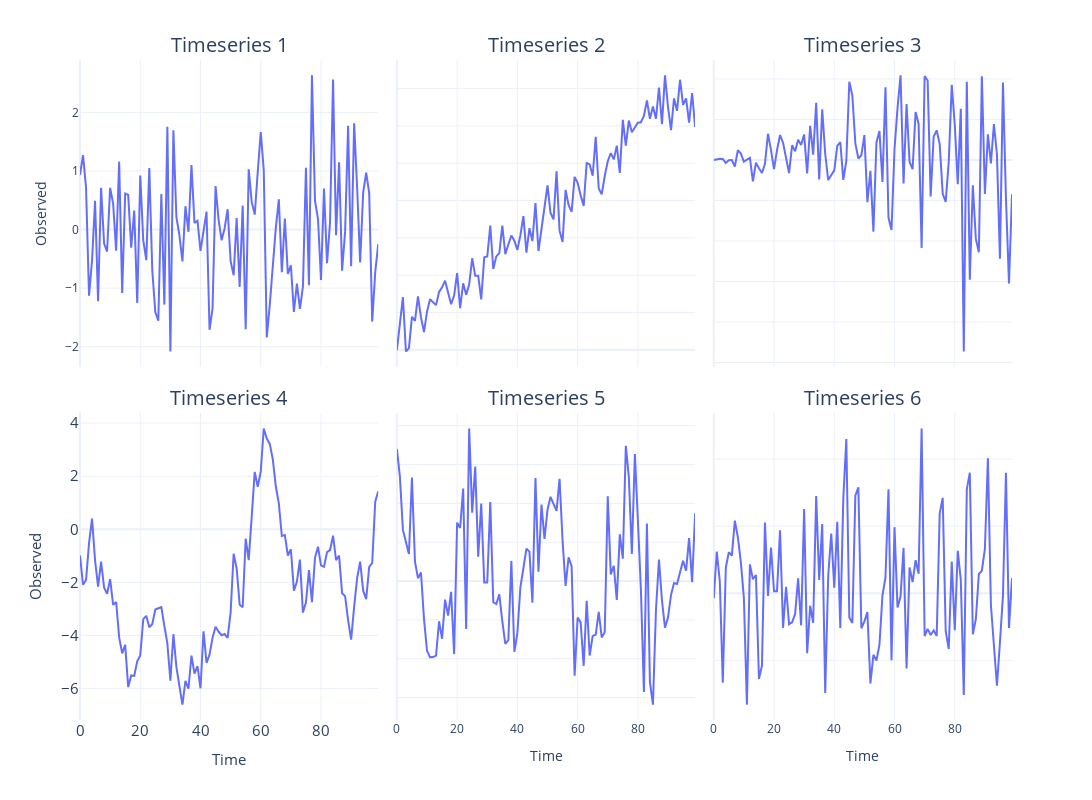

Notebook code cell kept with this figure:
### Code cell
fig = px.line(pd.melt(plot_df, id_vars="Time", value_name="Observed"), x="Time", y="Observed", facet_col="variable", facet_col_wrap=3)
fig.update_yaxes(matches=None)
fig.for_each_annotation(lambda a: a.update(text=a.text.split("=")[-1], font=dict(size=16)))
fig.update_layout(
            autosize=False,
            width=1600,
            height=800,
            yaxis=dict(
                titlefont=dict(size=15),
                tickfont=dict(size=15),
            ),
            xaxis=dict(
                titlefont=dict(size=15),
                tickfont=dict(size=15),
            )
        )
fig.update_annotations(font_size=20)
fig.write_image("imgs/chapter_6/stationary_ts.png")
fig.show()

### Figure 1 — Plotly figure (JSON) as saved in the notebook; plotly's stock layout.template omitted (floating-point values rounded to 4 significant figures)
{"data": [{"hovertemplate": "variable=Timeseries 1<br>Time=%{x}<br>Observed=%{y}<extra></extra>", "legendgroup": "", "line": {"color": "#636efa", "dash": "solid"}, "marker": {"symbol": "circle"}, "mode": "lines", "name": "", "orientation": "v", "showlegend": false, "type": "scatter", "x": [0, 1, 2, 3, 4, 5, 6, 7, 8, 9, 10, 11, 12, 13, 14, 15, 16, 17, 18, 19, 20, 21, 22, 23, 24, 25, 26, 27, 28, 29, 30, 31, 32, 33, 34, 35, 36, 37, 38, 39, 40, 41, 42, 43, 44, 45, 46, 47, 48, 49, 50, 51, 52, 53, 54, 55, 56, 57, 58, 59, 60, 61, 62, 63, 64, 65, 66, 67, 68, 69, 70, 71, 72, 73, 74, 75, 76, 77, 78, 79, 80, 81, 82, 83, 84, 85, 86, 87, 88, 89, 90, 91, 92, 93, 94, 95, 96, 97, 98, 99], "xaxis": "x4", "y": [0.9357, 1.272, 0.7217, -1.129, -0.5245, 0.4894, -1.222, 0.713, -0.2403, -0.3748, 0.711, 0.4443, -0.361, 1.159, -1.081, 0.6159, 0.5931, -0.3095, 0.3261, -1.251, 0.924, -0.1849, -0.5227, 1.049, -0.7043, -1.408, -1.557, 0.606, -1.28, 1.755, -2.082, 1.696, 0.211, -0.09671, -0.5449, 0.3991, -0.03763, 1.103, 0.1142, 0.1503, -0.3636, -0.05695, 0.3078, -1.71, -1.348, 0.7433, 0.1709, -0.184, 0.01843, 0.3476, -0.5398, -0.7783, 0.1958, -0.9784, 0.4083, -1.703, 1.029, 0.4726, 0.256, 0.9827, 1.665, 1.014, -1.841, -1.28, -0.6248, 0.02609, 0.5177, -0.7257, 0.1868, -0.7554, -0.6115, -1.407, -0.9232, -1.352, -0.9759, 1.054, -0.9494, 2.632, 0.4933, 0.1848, -0.8584, 0.7003, -0.5756, 0.122, 2.56, -0.09606, 1.149, -0.7032, -0.03499, 1.771, -0.627, 1.812, 0.7078, -0.5625, 0.6324, 0.9726, 0.6218, -1.57, -0.7271, -0.2475], "yaxis": "y4"}, {"hovertemplate": "variable=Timeseries 2<br>Time=%{x}<br>Observed=%{y}<extra></extra>", "legendgroup": "", "line": {"color": "#636efa", "dash": "solid"}, "marker": {"symbol": "circle"}, "mode": "lines", "name": "", "orientation": "v", "showlegend": false, "type": "scatter", "x": [0, 1, 2, 3, 4, 5, 6, 7, 8, 9, 10, 11, 12, 13, 14, 15, 16, 17, 18, 19, 20, 21, 22, 23, 24, 25, 26, 27, 28, 29, 30, 31, 32, 33, 34, 35, 36, 37, 38, 39, 40, 41, 42, 43, 44, 45, 46, 47, 48, 49, 50, 51, 52, 53, 54, 55, 56, 57, 58, 59, 60, 61, 62, 63, 64, 65, 66, 67, 68, 69, 70, 71, 72, 73, 74, 75, 76, 77, 78, 79, 80, 81, 82, 83, 84, 85, 86, 87, 88, 89, 90, 91, 92, 93, 94, 95, 96, 97, 98, 99], "xaxis": "x5", "y": [-0.01642, 1.333, 2.817, -0.0957, 0.09078, 1.769, 1.552, 2.862, 1.744, 0.9462, 2.041, 2.704, 2.561, 2.393, 3.097, 3.345, 3.703, 3.115, 2.444, 2.903, 4.108, 2.229, 3.56, 2.943, 3.51, 4.905, 3.963, 3.963, 2.702, 4.953, 4.997, 6.66, 4.334, 5.006, 5.181, 6.654, 5.127, 5.646, 6.12, 5.844, 5.356, 6.141, 7.166, 5.211, 6.515, 5.827, 7.868, 5.294, 6.404, 7.485, 8.818, 7.332, 6.988, 9.569, 6.385, 5.779, 8.563, 7.766, 7.392, 9.267, 8.947, 8.284, 7.713, 10.01, 9.934, 9.329, 11.42, 8.649, 8.338, 9.317, 10.11, 10.54, 10.2, 10.94, 9.483, 12.32, 10.94, 12.29, 11.66, 11.92, 12.17, 12.2, 12.54, 13.37, 12.38, 13.04, 12.39, 14.06, 12.09, 14.71, 13.01, 11.77, 13.47, 12.81, 14.48, 13.13, 13.48, 12.18, 13.76, 11.94], "yaxis": "y5"}, {"hovertemplate": "variable=Timeseries 3<br>Time=%{x}<br>Observed=%{y}<extra></extra>", "legendgroup": "", "line": {"color": "#636efa", "dash": "solid"}, "marker": {"symbol": "circle"}, "mode": "lines", "name": "", "orientation": "v", "showlegend": false, "type": "scatter", "x": [0, 1, 2, 3, 4, 5, 6, 7, 8, 9, 10, 11, 12, 13, 14, 15, 16, 17, 18, 19, 20, 21, 22, 23, 24, 25, 26, 27, 28, 29, 30, 31, 32, 33, 34, 35, 36, 37, 38, 39, 40, 41, 42, 43, 44, 45, 46, 47, 48, 49, 50, 51, 52, 53, 54, 55, 56, 57, 58, 59, 60, 61, 62, 63, 64, 65, 66, 67, 68, 69, 70, 71, 72, 73, 74, 75, 76, 77, 78, 79, 80, 81, 82, 83, 84, 85, 86, 87, 88, 89, 90, 91, 92, 93, 94, 95, 96, 97, 98, 99], "xaxis": "x6", "y": [0, 0.7604, 1.572, 1.276, -3.868, -0.2386, -0.02162, -8.109, 12.03, 7.896, -2.21, 0.2957, 2.501, -26.54, -3.46, -10.23, -16.03, -4.779, 32.36, 12.18, -11.42, 12.02, 30.79, 21.27, 1.431, -16.17, 18.15, 10.62, 25.07, 18.42, 31.49, -16.59, 42.16, 6.521, 70.56, -24.12, 62.49, 7.323, -24.75, -18.87, -12.81, 17.39, 21.96, -24.67, -1.072, 96.4, 79.47, 20.51, 1.824, 5.882, 30.68, -52.16, -13.38, -88.43, 21.56, 35.6, -27.06, 89.72, -71.09, -86.4, 13.47, 63.87, 104.4, -28.91, 69.04, -2.503, -11.39, 59.21, 44.36, -108.8, 103.4, 97.99, -45.04, 28.89, 36.56, 19.55, -41.82, -51.71, -1.993, 92.65, 43.49, -30.02, 63.28, -236.4, 96.5, -147.9, -31.17, -97.41, -113.9, 103.3, -42.09, 31.53, -4.317, 44.36, 7.221, -121.9, 95.64, -47.89, -152.5, -42.38], "yaxis": "y6"}, {"hovertemplate": "variable=Timeseries 4<br>Time=%{x}<br>Observed=%{y}<extra></extra>", "legendgroup": "", "line": {"color": "#636efa", "dash": "solid"}, "marker": {"symbol": "circle"}, "mode": "lines", "name": "", "orientation": "v", "showlegend": false, "type": "scatter", "x": [0, 1, 2, 3, 4, 5, 6, 7, 8, 9, 10, 11, 12, 13, 14, 15, 16, 17, 18, 19, 20, 21, 22, 23, 24, 25, 26, 27, 28, 29, 30, 31, 32, 33, 34, 35, 36, 37, 38, 39, 40, 41, 42, 43, 44, 45, 46, 47, 48, 49, 50, 51, 52, 53, 54, 55, 56, 57, 58, 59, 60, 61, 62, 63, 64, 65, 66, 67, 68, 69, 70, 71, 72, 73, 74, 75, 76, 77, 78, 79, 80, 81, 82, 83, 84, 85, 86, 87, 88, 89, 90, 91, 92, 93, 94, 95, 96, 97, 98, 99], "xaxis": "x", "y": [-0.9886, -2.092, -1.912, -0.5203, 0.398, -1.172, -2.162, -1.221, -2.204, -2.428, -1.878, -2.847, -2.741, -4.075, -4.677, -4.357, -5.95, -5.509, -5.529, -4.977, -4.753, -3.389, -3.263, -3.693, -3.57, -3.027, -2.978, -2.938, -3.64, -4.303, -5.705, -3.956, -5.2, -5.892, -6.611, -5.716, -6.011, -4.763, -5.437, -5.158, -5.993, -3.848, -5.035, -4.726, -4.092, -3.678, -3.863, -3.993, -3.949, -4.096, -3.132, -0.9219, -1.479, -2.849, -2.937, -0.3578, -1.161, 0.4777, 2.155, 1.602, 2.171, 3.799, 3.42, 3.216, 2.635, 1.62, 0.9708, -0.2532, -0.2191, -0.9891, -0.7553, -2.311, -1.98, -1.147, -3.141, -2.766, -1.539, -2.748, -1.076, -0.6568, -1.362, -1.418, -0.8593, -0.7833, -0.2445, -1.165, -0.9958, -2.41, -2.521, -3.425, -4.16, -2.924, -1.833, -1.224, -2.316, -2.632, -1.419, -1.278, 1.042, 1.435], "yaxis": "y"}, {"hovertemplate": "variable=Timeseries 5<br>Time=%{x}<br>Observed=%{y}<extra></extra>", "legendgroup": "", "line": {"color": "#636efa", "dash": "solid"}, "marker": {"symbol": "circle"}, "mode": "lines", "name": "", "orientation": "v", "showlegend": false, "type": "scatter", "x": [0, 1, 2, 3, 4, 5, 6, 7, 8, 9, 10, 11, 12, 13, 14, 15, 16, 17, 18, 19, 20, 21, 22, 23, 24, 25, 26, 27, 28, 29, 30, 31, 32, 33, 34, 35, 36, 37, 38, 39, 40, 41, 42, 43, 44, 45, 46, 47, 48, 49, 50, 51, 52, 53, 54, 55, 56, 57, 58, 59, 60, 61, 62, 63, 64, 65, 66, 67, 68, 69, 70, 71, 72, 73, 74, 75, 76, 77, 78, 79, 80, 81, 82, 83, 84, 85, 86, 87, 88, 89, 90, 91, 92, 93, 94, 95, 96, 97, 98, 99], "xaxis": "x2", "y": [3.401, 2.691, 1.316, 1.036, 0.6964, 2.664, 0.5012, 0.07402, 0.2213, -0.9723, -1.796, -1.963, -1.957, -1.922, -1.039, -1.485, -0.4785, -0.8897, -0.2774, -1.879, 1.503, 1.365, 2.383, -1.231, 3.929, 1.76, 2.948, 0.6251, 1.998, -0.03534, -0.03664, 2.033, -0.5467, -0.5915, -0.341, -1.041, -1.616, -1.52, 0.5184, -1.824, -1.336, -0.1605, 0.2965, 0.831, 0.758, -0.5559, 2.652, 0.2387, 1.968, 1.086, 1.836, 2.169, 1.986, 1.807, 2.632, 1.041, -0.1249, 0.6081, 0.3805, -2.439, -0.9397, -1.065, -2.183, -0.5093, -1.917, -1.412, -1.384, -0.7934, -1.452, -1.321, 2.182, 0.1711, 0.3936, -0.4884, 1.201, 0.5769, 3.482, 2.675, 0.6969, 3.271, 1.569, -0.2055, -2.855, 1.482, -2.601, -3.183, -0.744, 0.5547, -0.5007, -1.203, -0.9424, -0.3577, -0.05005, -0.07483, 0.2235, 0.5245, 0.2641, 1.104, -0.02797, 1.742], "yaxis": "y2"}, {"hovertemplate": "variable=Timeseries 6<br>Time=%{x}<br>Observed=%{y}<extra></extra>", "legendgroup": "", "line": {"color": "#636efa", "dash": "solid"}, "marker": {"symbol": "circle"}, "mode": "lines", "name": "", "orientation": "v", "showlegend": false, "type": "scatter", "x": [0, 1, 2, 3, 4, 5, 6, 7, 8, 9, 10, 11, 12, 13, 14, 15, 16, 17, 18, 19, 20, 21, 22, 23, 24, 25, 26, 27, 28, 29, 30, 31, 32, 33, 34, 35, 36, 37, 38, 39, 40, 41, 42, 43, 44, 45, 46, 47, 48, 49, 50, 51, 52, 53, 54, 55, 56, 57, 58, 59, 60, 61, 62, 63, 64, 65, 66, 67, 68, 69, 70, 71, 72, 73, 74, 75, 76, 77, 78, 79, 80, 81, 82, 83, 84, 85, 86, 87, 88, 89, 90, 91, 92, 93, 94, 95, 96, 97, 98, 99], "xaxis": "x3", "y": [-0.07443, 0.6207, 0.1777, -1.335, 0.3802, 0.6106, 0.5598, 1.081, 0.8339, 0.4592, -0.07017, -1.661, 0.4296, 0.2077, 0.2716, -1.277, -1.081, 1.053, -0.03956, 0.6815, 0.02832, 0.02976, 0.9383, -0.516, 0.09612, -0.4623, -0.4345, -0.3092, 0.2221, -0.4787, 1.256, -0.8946, -0.1869, -0.4397, 1.447, 0.1966, 1.032, -1.486, 0.2671, 0.8896, 0.08228, 1.065, -0.5173, 1.409, 2.299, -0.3628, -0.4455, 1.453, 1.58, -0.5229, -0.4202, -0.2818, -1.344, -0.9187, -1.004, -0.7678, -0.03468, 0.2342, 1.551, -0.9984, 0.9843, -0.214, -0.04946, 0.6748, -1.123, 0.3824, 0.1665, 0.4925, 0.2892, 2.455, -0.6377, -0.531, -0.6231, -0.5555, -0.6374, 1.189, 1.421, -0.5707, -0.8324, 0.4714, -0.5522, 0.6329, 0.2029, -1.516, 1.548, 1.796, -0.6128, -0.3877, 0.2859, 0.3345, 0.6585, 2.01, -0.1769, -0.7983, -1.379, -0.7309, -0.03313, 1.795, -0.5176, 0.2238], "yaxis": "y3"}], "layout": {"annotations": [{"font": {"size": 20}, "showarrow": false, "text": "Timeseries 4", "x": 0.16, "xanchor": "center", "xref": "paper", "y": 0.465, "yanchor": "bottom", "yref": "paper"}, {"font": {"size": 20}, "showarrow": false, "text": "Timeseries 5", "x": 0.5, "xanchor": "center", "xref": "paper", "y": 0.465, "yanchor": "bottom", "yref": "paper"}, {"font": {"size": 20}, "showarrow": false, "text": "Timeseries 6", "x": 0.84, "xanchor": "center", "xref": "paper", "y": 0.465, "yanchor": "bottom", "yref": "paper"}, {"font": {"size": 20}, "showarrow": false, "text": "Timeseries 1", "x": 0.16, "xanchor": "center", "xref": "paper", "y": 1.0, "yanchor": "bottom", "yref": "paper"}, {"font": {"size": 20}, "showarrow": false, "text": "Timeseries 2", "x": 0.5, "xanchor": "center", "xref": "paper", "y": 1.0, "yanchor": "bottom", "yref": "paper"}, {"font": {"size": 20}, "showarrow": false, "text": "Timeseries 3", "x": 0.84, "xanchor": "center", "xref": "paper", "y": 1.0, "yanchor": "bottom", "yref": "paper"}], "autosize": false, "height": 800, "legend": {"tracegroupgap": 0}, "margin": {"t": 60}, "width": 1600, "xaxis": {"anchor": "y", "domain": [0, 0.32], "tickfont": {"size": 15}, "title": {"font": {"size": 15}, "text": "Time"}}, "xaxis2": {"anchor": "y2", "domain": [0.34, 0.66], "matches": "x", "title": {"text": "Time"}}, "xaxis3": {"anchor": "y3", "domain": [0.68, 1.0], "matches": "x", "title": {"text": "Time"}}, "xaxis4": {"anchor": "y4", "domain": [0, 0.32], "matches": "x", "showticklabels": false}, "xaxis5": {"anchor": "y5", "domain": [0.34, 0.66], "matches": "x", "showticklabels": false}, "xaxis6": {"anchor": "y6", "domain": [0.68, 1.0], "matches": "x", "showticklabels": false}, "yaxis": {"anchor": "x", "domain": [0, 0.465], "tickfont": {"size": 15}, "title": {"font": {"size": 15}, "text": "Observed"}}, "yaxis2": {"anchor": "x2", "domain": [0, 0.465], "showticklabels": false}, "yaxis3": {"anchor": "x3", "domain": [0, 0.465], "showticklabels": false}, "yaxis4": {"anchor": "x4", "domain": [0.535, 1.0], "title": {"text": "Observed"}}, "yaxis5": {"anchor": "x5", "domain": [0.535, 1.0], "showticklabels": false}, "yaxis6": {"anchor": "x6", "domain": [0.535, 1.0], "showticklabels": false}}}
